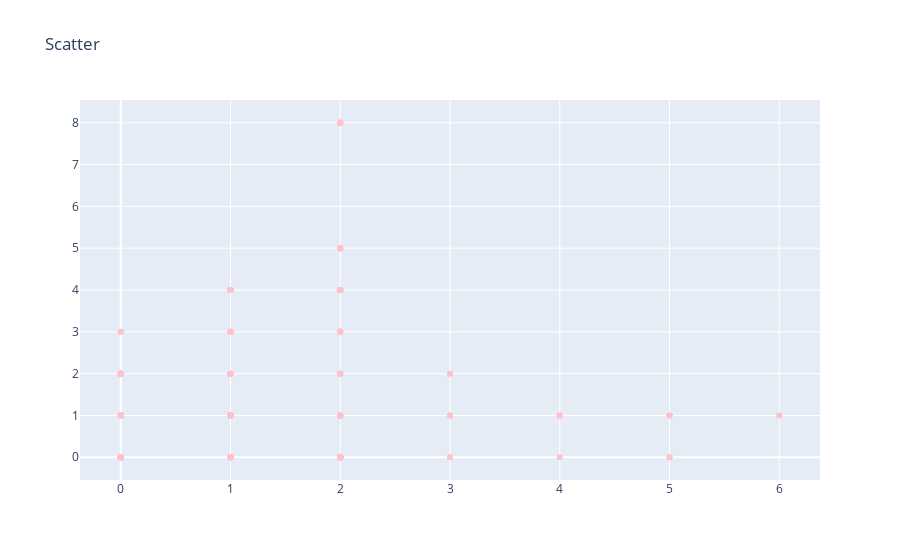

Notebook code cell kept with this figure:
### Code cell
trace=go.Scatter(x=final_data['Parch'],y=final_data['SibSp'],
                 text=final_data['Survived'],mode='markers',
                 marker={'color':'pink'})
l=go.Layout(title='Scatter')
fig=go.Figure(data=[trace],layout=l)
iplot(fig)

### Figure 1 — Plotly figure (JSON) as saved in the notebook; plotly's stock layout.template omitted (floating-point values rounded to 4 significant figures; data arrays with more than 128 entries replaced by an {"elided": "..."} marker saying what was removed)
{"data": [{"marker": {"color": "pink"}, "mode": "markers", "text": {"elided": "891 int values"}, "type": "scatter", "x": {"elided": "891 int values"}, "y": {"elided": "891 int values"}}], "layout": {"title": {"text": "Scatter"}}}
